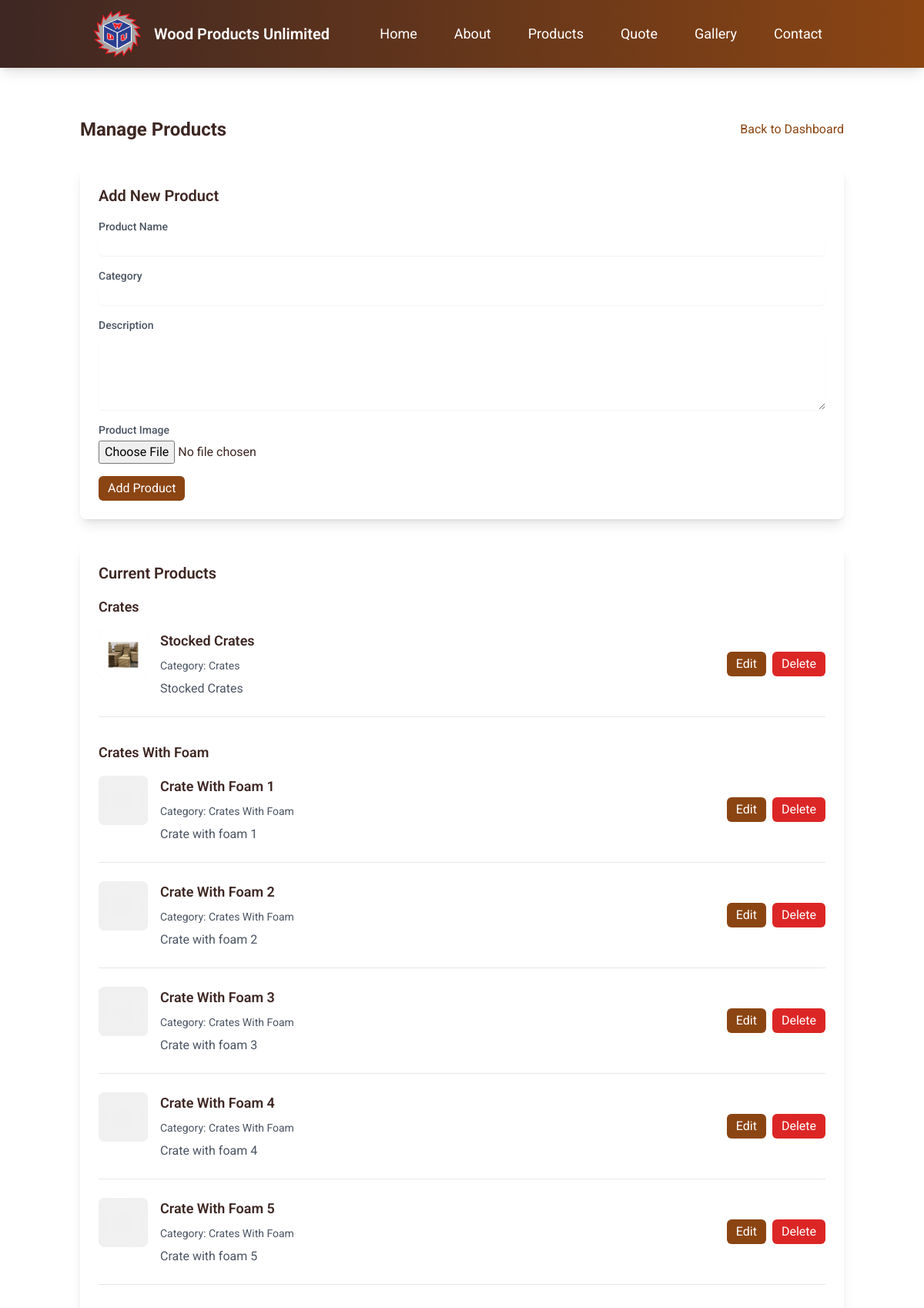
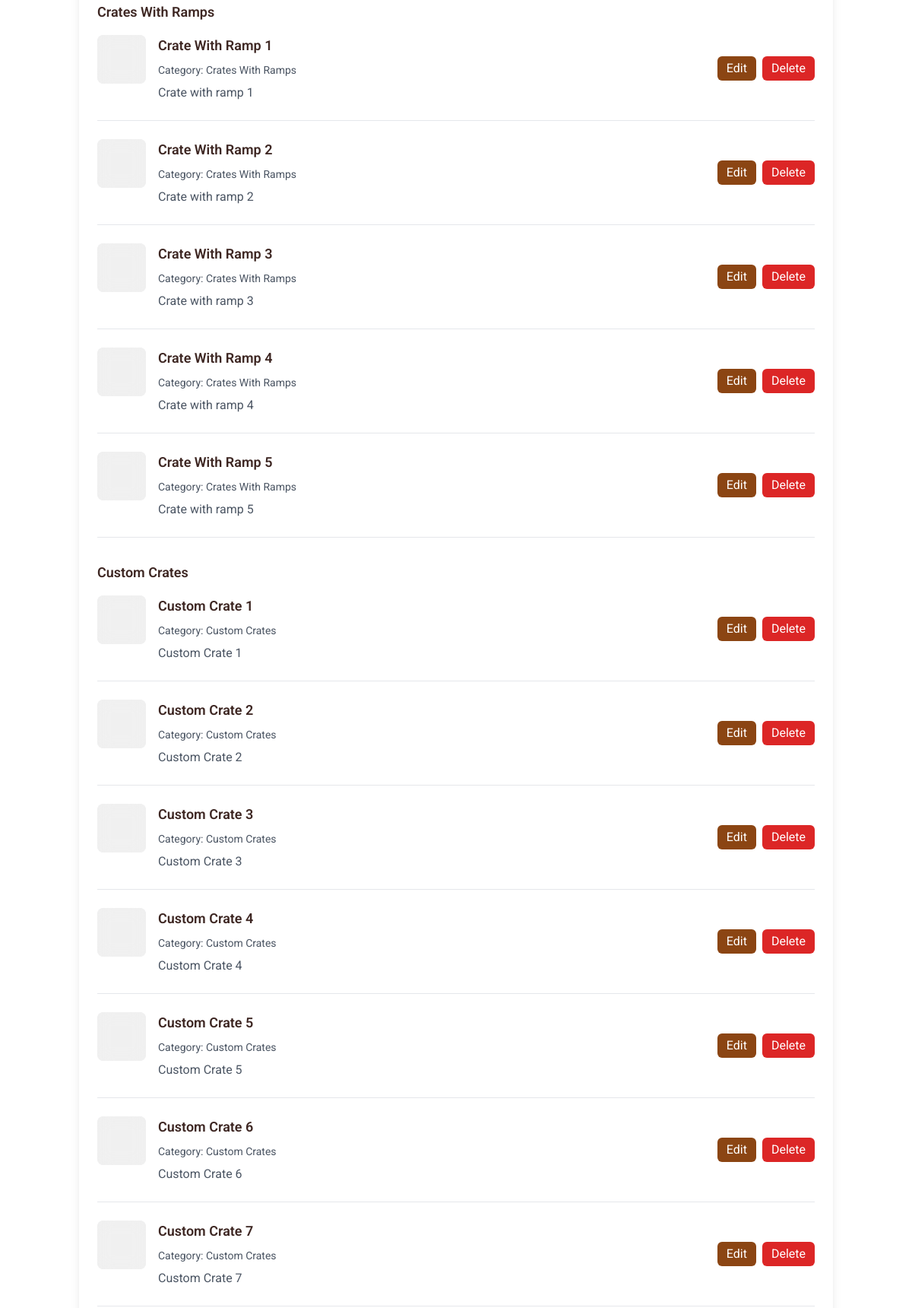
Screenshot of /admin/products/ (signed in, upper part) with the database file from the repository (2 pictures, top to bottom).
### models.py (models this page shows)
class Product(db.Model):
    id = db.Column(db.Integer, primary_key=True)
    name = db.Column(db.String(100), nullable=False)
    description = db.Column(db.Text, nullable=False)
    category = db.Column(db.String(50), nullable=False)
    package_type = db.Column(db.String(50), nullable=True)  # Added package_type field
    image_url = db.Column(db.String(200), nullable=False)
    price = db.Column(db.Float, nullable=False)
    created_at = db.Column(db.DateTime, default=datetime.utcnow)

### routes/admin/product_routes.py (the view, shortened to what this page needs)
@products_bp.route('/', methods=['GET', 'POST'])
@login_required
@log_route_access('admin_products')
@handle_exceptions
def products():
    try:
        current_app.logger.debug('Fetching all products from database')
        products = Product.query.all()
        current_app.logger.debug(f'Found {len(products)} products')
        try:
            categorized_products = {}
            uncategorized_products = []
            categories = set()
            for product in products:
                if product.category and product.category.strip():
                    categories.add(product.category.strip())
            sorted_categories = sorted(categories)
            for product in products:
                if product.category and product.category.strip():
                    category = product.category.strip()
                    if category not in categorized_products:
                        categorized_products[category] = []
                    categorized_products[category].append(product)
                else:
                    uncategorized_products.append(product)
            current_app.logger.debug(f'Successfully categorized {len(products)} products into {len(sorted_categories)} categories')
            return render_template('admin/products.html',
                                products=products,
                                sorted_categories=sorted_categories,
                                categorized_products=categorized_products,
                                uncategorized_products=uncategorized_products)
        except Exception as category_error:
            current_app.logger.error(f'Error categorizing products: {str(category_error)}')
            return render_template('admin/products.html',
                                products=products,
                                sorted_categories=[],
                                categorized_products={},
                                uncategorized_products=products)
    except Exception as e:
        current_app.logger.error(f'Error in admin products route: {str(e)}')
        current_app.logger.exception('Full traceback:')
        flash('Error loading products. Please try again later.', 'error')
        return render_template('errors/500.html'), 500

### app.py (called while the page is built)
@login_manager.user_loader
def load_user(user_id):
    from models import Admin
    return Admin.query.get(int(user_id))

### routes/admin/routes.py (called while the page is built)
@admin.before_request
def verify_admin():
    if not current_user.is_authenticated:
        current_app.logger.warning(
            f'Unauthorized dashboard access attempt from {request.remote_addr}'
        )
        flash('Please log in to access the admin dashboard', 'error')
        return redirect(url_for('auth.login'))

@admin.before_request
def verify_db():
    try:
        db.session.query(Admin).first()
    except Exception as e:
        current_app.logger.error(f'Database connection error: {str(e)}')
        return render_template('errors/500.html'), 500

@admin.before_request
def log_request_info():
    current_app.logger.debug(
        'Admin Route Request:\n'
        f'Path: {request.path}\n'
        f'Method: {request.method}\n'
        f'User: {current_user.username if not current_user.is_anonymous else "anonymous"}\n'
        f'IP: {request.remote_addr}\n'
        f'User Agent: {request.user_agent.string}')

### routes/utils/error_handlers.py (called while the page is built)
def log_route_access(route_name: str) -> Callable:
    def decorator(f: Callable) -> Callable:
        @wraps(f)
        def wrapper(*args: Any, **kwargs: Any) -> Any:
            access_details = {
                'route': route_name,
                'user': current_user.username if not current_user.is_anonymous else 'anonymous',
                'method': request.method,
                'url': request.url,
                'ip': request.remote_addr,
                'user_agent': request.user_agent.string
            }
            current_app.logger.info(
                'Route access: %(route)s\nUser: %(user)s\nMethod: %(method)s\nURL: %(url)s\nIP: %(ip)s\nUser Agent: %(user_agent)s',
                access_details
            )
            return f(*args, **kwargs)
        return wrapper
    return decorator

### templates/admin/products.html (shortened to what this page needs)
{% extends "base.html" %}
{% block content %}
<div class="container mx-auto px-4 py-16">
    <div class="max-w-6xl mx-auto">
        <div class="flex justify-between items-center mb-8">
            <h1 class="text-2xl font-bold">Manage Products</h1>
            <a href="{{ url_for('admin.dashboard') }}" class="text-wood-brown hover:text-wood-dark">Back to Dashboard</a>
        </div>
        <div class="bg-white rounded-lg shadow-lg p-6 mb-8">
            <h2 class="text-xl font-semibold mb-4">Add New Product</h2>
            <form method="POST" action="{{ url_for('admin.admin_products.products') }}" class="space-y-4" enctype="multipart/form-data">
                <div>
                    <label for="name" class="block text-sm font-medium text-gray-600">Product Name</label>
                    <input type="text" id="name" name="name" required
                           class="mt-1 block w-full rounded-md border-gray-300 shadow-sm">
                </div>
                <div>
                    <label for="category" class="block text-sm font-medium text-gray-600">Category</label>
                    <input type="text" id="category" name="category" required
                           class="mt-1 block w-full rounded-md border-gray-300 shadow-sm">
                </div>
                <div>
                    <label for="description" class="block text-sm font-medium text-gray-600">Description</label>
                    <textarea id="description" name="description" rows="4" required
                              class="mt-1 block w-full rounded-md border-gray-300 shadow-sm"></textarea>
                </div>
                <div>
                    <label for="image" class="block text-sm font-medium text-gray-600">Product Image</label>
                    <input type="file" id="image" name="image" accept="image/*"
                           class="mt-1 block w-full">
                </div>
                <button type="submit" class="bg-wood-brown text-white px-3 py-1 rounded-md hover:bg-wood-dark">Add Product</button>
            </form>
        </div>
        <div class="bg-white rounded-lg shadow-lg p-6">
            <h2 class="text-xl font-semibold mb-4">Current Products</h2>
            {% for category in sorted_categories %}
            <div class="mb-8">
                <h3 class="text-lg font-semibold mb-4 text-wood-dark">{{ category }}</h3>
                <div class="space-y-6">
                    {% for product in categorized_products[category]|sort(attribute='name') %}
                    <div class="border-b border-gray-200 pb-6">
                        <div class="flex items-center justify-between">
                            <div class="flex items-start space-x-4">
                                {% if product.image_url %}
                                <div class="relative w-16 h-16 flex-shrink-0 bg-gray-100 rounded-lg overflow-hidden">
                                    <img src="{{ product.image_url.variants.thumbnail if product.image_url is mapping else product.image_url }}"
                                         alt="{{ product.name }}"
                                         class="absolute inset-0 w-full h-full object-contain bg-white p-1"
                                         loading="lazy"
                                         decoding="async">
                                </div>
                                {% endif %}
                                <div>
                                    <h3 class="text-lg font-semibold mb-2">{{ product.name }}</h3>
                                    <p class="text-sm text-gray-600 mb-2">Category: {{ product.category }}</p>
                                    <p class="text-gray-600">{{ product.description }}</p>
                                </div>
                            </div>
                            <div class="flex space-x-2 ml-4">
                                <a href="{{ url_for('admin.admin_products.edit_product', id=product.id) }}"
                                   class="bg-wood-brown text-white px-3 py-1 rounded-md hover:bg-wood-dark">Edit</a>
                                <form method="POST" action="{{ url_for('admin.admin_products.delete_product', id=product.id) }}" class="inline">
                                    <button type="submit"
                                            class="bg-red-600 text-white px-3 py-1 rounded-md hover:bg-red-700"
                                            onclick="return confirm('Are you sure you want to delete this product?')">Delete</button>
                                </form>
                            </div>
                        </div>
                    </div>
                    {% endfor %}
                </div>
            </div>
            {% endfor %}
        </div>
    </div>
</div>
{% endblock %}

### rows the page displays
Product: category "Crates", image_url.variants (picture), name "Stocked Crates", description "Stocked Crates"
Product: category "Crates With Foam", name "Crate With Foam 1", description "Crate with foam 1"
Product: name "Crate With Foam 2", category "Crates With Foam", description "Crate with foam 2"
Product: name "Crate With Foam 3", category "Crates With Foam", description "Crate with foam 3"
Product: name "Crate With Foam 4", category "Crates With Foam", description "Crate with foam 4"
Product: name "Crate With Foam 5", category "Crates With Foam", description "Crate with foam 5"
Product: category "Crates With Ramps", name "Crate With Ramp 1", description "Crate with ramp 1"
Product: name "Crate With Ramp 2", category "Crates With Ramps", description "Crate with ramp 2"
Product: name "Crate With Ramp 3", category "Crates With Ramps", description "Crate with ramp 3"
Product: name "Crate With Ramp 4", category "Crates With Ramps", description "Crate with ramp 4"
Product: name "Crate With Ramp 5", category "Crates With Ramps", description "Crate with ramp 5"
Product: category "Custom Crates", name "Custom Crate 1", description "Custom Crate 1"
Product: name "Custom Crate 2", category "Custom Crates", description "Custom Crate 2"
Product: name "Custom Crate 3", category "Custom Crates", description "Custom Crate 3"
Product: name "Custom Crate 4", category "Custom Crates", description "Custom Crate 4"
Product: name "Custom Crate 5", category "Custom Crates", description "Custom Crate 5"
Product: name "Custom Crate 6", category "Custom Crates", description "Custom Crate 6"
Product: name "Custom Crate 7", category "Custom Crates", description "Custom Crate 7"
